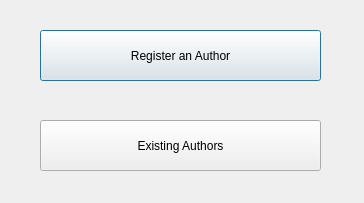
<?xml version="1.0" encoding="UTF-8"?>
<ui version="4.0">
 <class>authorsForm</class>
 <widget class="QDialog" name="authorsForm">
  <property name="geometry">
   <rect>
    <x>0</x>
    <y>0</y>
    <width>364</width>
    <height>203</height>
   </rect>
  </property>
  <property name="windowTitle">
   <string>Authors</string>
  </property>
  <widget class="QPushButton" name="registerAnAuthorBtn">
   <property name="geometry">
    <rect>
     <x>40</x>
     <y>30</y>
     <width>281</width>
     <height>51</height>
    </rect>
   </property>
   <property name="text">
    <string>Register an Author</string>
   </property>
  </widget>
  <widget class="QPushButton" name="existingAuthorsBtn">
   <property name="geometry">
    <rect>
     <x>40</x>
     <y>120</y>
     <width>281</width>
     <height>51</height>
    </rect>
   </property>
   <property name="text">
    <string>Existing Authors</string>
   </property>
  </widget>
 </widget>
 <resources/>
 <connections/>
</ui>
